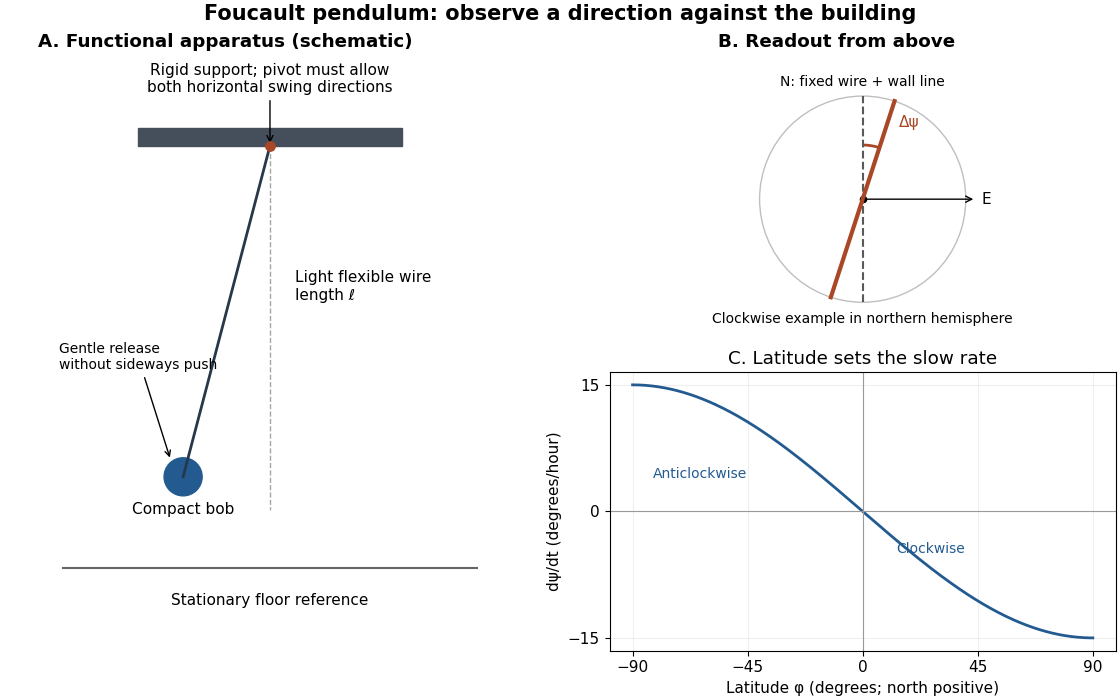

Source code (Python):
"""Original functional schematic and latitude prediction; Python 3.14, NumPy 2.3.5, Matplotlib 3.10.7.
Run from _media; emits this script's basename.png into the current directory.
Sighting method motivated by UNSW's undriven teaching pendulum; no historical dimensions.
"""
from pathlib import Path
import numpy as np
import matplotlib.pyplot as plt
from matplotlib.patches import Circle, Arc, Rectangle

plt.rcParams.update({'font.size': 11, 'figure.facecolor': 'white', 'axes.facecolor': 'white'})
fig = plt.figure(figsize=(11.2, 7.0), layout='constrained')
gs = fig.add_gridspec(2, 2, width_ratios=(1.05, 1))
a = fig.add_subplot(gs[:, 0])
a.set(xlim=(-2.8, 2.8), ylim=(-.7, 6.5), aspect='equal')
a.axis('off')
a.set_title('A. Functional apparatus (schematic)', loc='left', weight='bold')
a.add_patch(Rectangle((-1.6, 5.4), 3.2, .22, color='#454f5b'))
a.plot([0, 0], [5.4, 1], '--', color='.65', lw=1)
a.plot([0, -1.05], [5.4, 1.4], color='#263849', lw=2)
a.add_patch(Circle((-1.05, 1.4), .23, color='#235b91'))
a.scatter([0], [5.4], s=45, color='#a94726', zorder=5)
a.annotate('Rigid support; pivot must allow\nboth horizontal swing directions', (0, 5.4), (0, 6.05), ha='center', arrowprops={'arrowstyle': '->'})
a.text(.3, 3.7, 'Light flexible wire\nlength ℓ', va='center')
a.text(-1.05, .95, 'Compact bob', ha='center')
a.annotate('Gentle release\nwithout sideways push', (-1.2, 1.6), (-2.55, 2.7), arrowprops={'arrowstyle': '->'}, fontsize=10)
a.plot([-2.5, 2.5], [.3, .3], color='.4')
a.text(0, -.15, 'Stationary floor reference', ha='center')
# Top-view readout inset drawn in the otherwise empty lower-right region.
b = fig.add_subplot(gs[0, 1])
b.set_title('B. Readout from above', loc='left', weight='bold')
b.set(xlim=(-1.4, 1.4), ylim=(-1.3, 1.4), aspect='equal')
b.axis('off')
b.add_patch(Circle((0, 0), 1, fill=False, edgecolor='.75'))
b.plot([0, 0], [-1, 1], '--', color='.35', label='Fixed N–S sighting plane')
angle = np.deg2rad(18)
b.plot([-np.sin(angle), np.sin(angle)], [-np.cos(angle), np.cos(angle)], color='#a94726', lw=3, label='Later swing direction')
b.scatter([0], [0], s=20, color='black')
b.text(0, 1.1, 'N: fixed wire + wall line', ha='center', fontsize=10)
b.annotate('', (1.1, 0), (0, 0), arrowprops={'arrowstyle': '->'})
b.text(1.15, 0, 'E', va='center')
b.add_patch(Arc((0, 0), 1.05, 1.05, theta1=72, theta2=90, color='#a94726', lw=2))
b.text(.35, .7, 'Δψ', color='#a94726')
b.text(0, -1.2, 'Clockwise example in northern hemisphere', ha='center', fontsize=10)
c = fig.add_subplot(gs[1, 1])
phi = np.linspace(-90, 90, 361)
omega = 7.292115e-5
rate = -omega * np.sin(np.deg2rad(phi)) * 3600 * 180 / np.pi
c.plot(phi, rate, color='#235b91', lw=2)
c.axhline(0, color='.6', lw=.8)
c.axvline(0, color='.6', lw=.8)
c.set(title='C. Latitude sets the slow rate', xlabel='Latitude φ (degrees; north positive)', ylabel='dψ/dt (degrees/hour)', xticks=[-90, -45, 0, 45, 90], yticks=[-15, 0, 15])
c.text(-82, 4, 'Anticlockwise', fontsize=10, color='#235b91')
c.text(13, -5, 'Clockwise', fontsize=10, color='#235b91')
c.grid(alpha=.2)
fig.suptitle('Foucault pendulum: observe a direction against the building', fontsize=15, weight='bold')
fig.savefig(Path(__file__).stem + '.png', dpi=100, facecolor='white')
